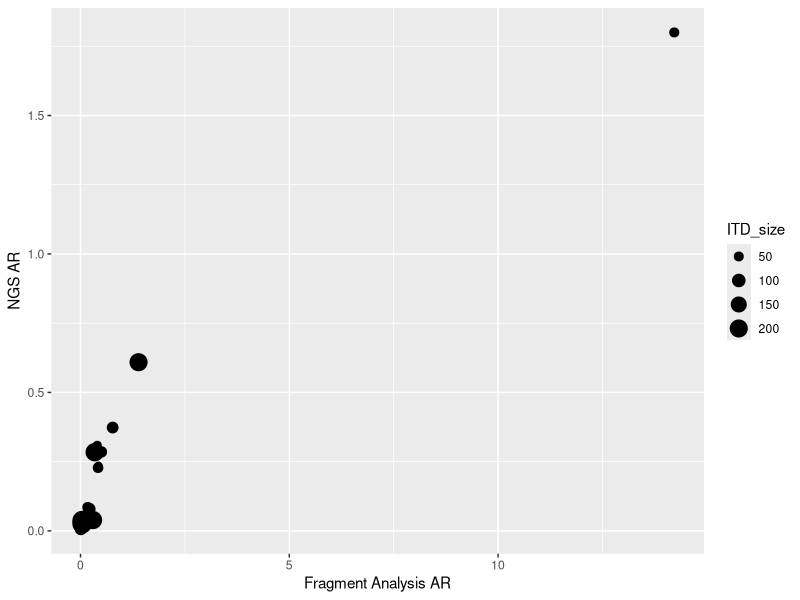

Generate this figure with R:
library(ggplot2)
png("/home/shjn/PycharmProjects/mypipeline/aml/static/aml/all_samples.png")
Frag_Analysis <- c(0.24, 0.17, 0.04, 0.21, 0.1, 0.77, 0.5, 0.01, 14.22, 0.01, 0.34, 0.04, 0.16, 0.01, 0.42, 0.3, 0.04, 0.1, 0.02, 0.36, 0.4, 0.04, 1.39, 0.43)
NGS <- c(0.078, 0.085, 0.014, 0.079, 0.033, 0.373, 0.285, 0.007, 1.800, 0.012, 0.284, 0.037, 0.051, 0.035, 0.228, 0.039, 0.026, 0.033, 0.010, 0.227, 0.309, 0.013, 0.609, 0.236)
ITD_size <- c(45, 57, 72, 81, 120, 72, 66, 84, 51, 30, 207, 243, 45, 39, 57, 204, 246, 72, 27, 24, 42, 54, 201, 33)
df <- data.frame(Frag_Analysis, NGS, ITD_size)
p <- ggplot(data = df, aes(x = Frag_Analysis, NGS))
p + geom_point(aes(size=ITD_size)) + xlab("Fragment Analysis AR") + ylab("NGS AR")
dev.off()
